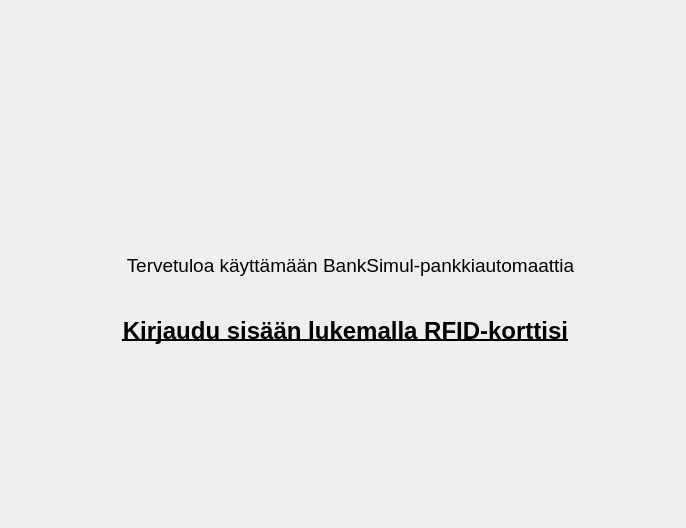
<?xml version="1.0" encoding="UTF-8"?>
<ui version="4.0">
 <class>KortinLukuMoottoriDialog</class>
 <widget class="QDialog" name="KortinLukuMoottoriDialog">
  <property name="geometry">
   <rect>
    <x>0</x>
    <y>0</y>
    <width>686</width>
    <height>528</height>
   </rect>
  </property>
  <property name="windowTitle">
   <string>Dialog</string>
  </property>
  <widget class="QLabel" name="labelOtsikkoKirjauduSisaan">
   <property name="geometry">
    <rect>
     <x>10</x>
     <y>290</y>
     <width>671</width>
     <height>81</height>
    </rect>
   </property>
   <property name="font">
    <font>
     <family>MS Shell Dlg 2</family>
     <pointsize>18</pointsize>
     <weight>75</weight>
     <bold>true</bold>
     <underline>true</underline>
     <kerning>true</kerning>
    </font>
   </property>
   <property name="text">
    <string>Kirjaudu sisään lukemalla RFID-korttisi</string>
   </property>
   <property name="alignment">
    <set>Qt::AlignCenter</set>
   </property>
  </widget>
  <widget class="QLabel" name="labelLuettuKortinNumero">
   <property name="geometry">
    <rect>
     <x>450</x>
     <y>410</y>
     <width>151</width>
     <height>51</height>
    </rect>
   </property>
   <property name="font">
    <font>
     <family>Bahnschrift</family>
     <pointsize>16</pointsize>
    </font>
   </property>
   <property name="text">
    <string/>
   </property>
  </widget>
  <widget class="QLabel" name="labelOtsikkoKortinLuku">
   <property name="geometry">
    <rect>
     <x>180</x>
     <y>80</y>
     <width>301</width>
     <height>171</height>
    </rect>
   </property>
   <property name="font">
    <font>
     <family>Bahnschrift</family>
     <pointsize>36</pointsize>
     <weight>75</weight>
     <italic>false</italic>
     <bold>true</bold>
     <underline>false</underline>
     <strikeout>false</strikeout>
     <kerning>true</kerning>
    </font>
   </property>
   <property name="text">
    <string/>
   </property>
   <property name="pixmap">
    <pixmap resource="resources.qrc">:/new/prefix1/Pictures/BankSimulLogo.png</pixmap>
   </property>
   <property name="scaledContents">
    <bool>true</bool>
   </property>
   <property name="alignment">
    <set>Qt::AlignCenter</set>
   </property>
  </widget>
  <widget class="QLabel" name="labelOtsikkoTervetuloa">
   <property name="geometry">
    <rect>
     <x>10</x>
     <y>240</y>
     <width>681</width>
     <height>51</height>
    </rect>
   </property>
   <property name="font">
    <font>
     <family>MS Shell Dlg 2</family>
     <pointsize>14</pointsize>
    </font>
   </property>
   <property name="text">
    <string>Tervetuloa käyttämään BankSimul-pankkiautomaattia</string>
   </property>
   <property name="alignment">
    <set>Qt::AlignCenter</set>
   </property>
  </widget>
 </widget>
 <resources>
  <include location="resources.qrc"/>
 </resources>
 <connections/>
</ui>
